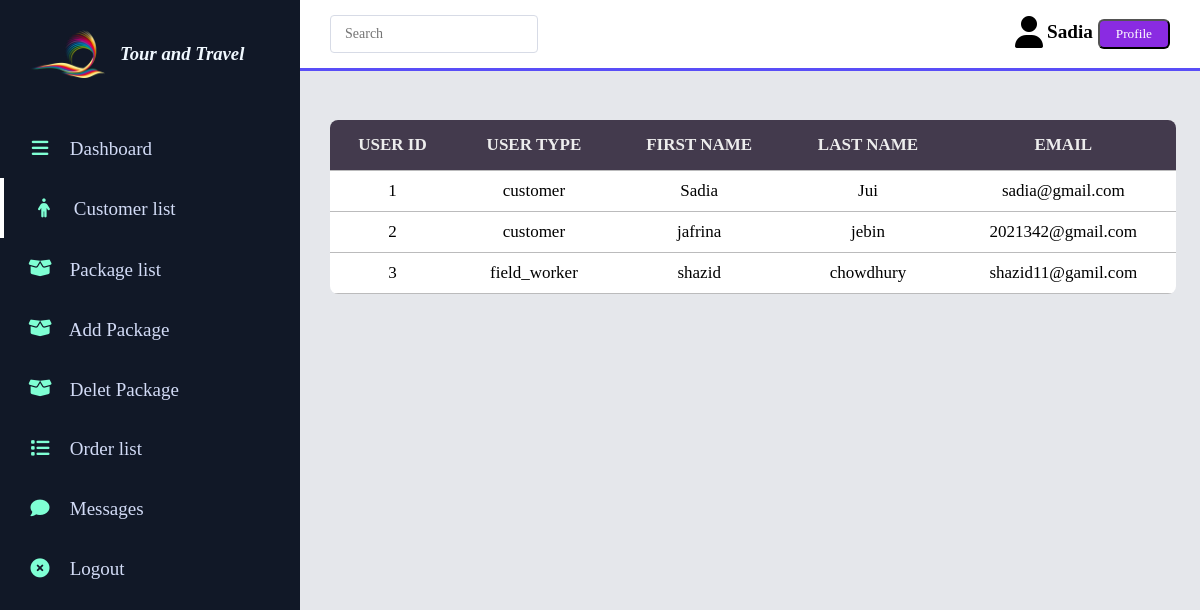
Page /customerL.php (signed in) on the committed database.
### tables this page shows
CREATE TABLE `user_t` (
  `ID` int(11) NOT NULL,
  `usertype` varchar(50) NOT NULL,
  `fname` varchar(50) NOT NULL,
  `lname` varchar(50) NOT NULL,
  `email` varchar(50) NOT NULL,
  `password` varchar(50) NOT NULL,
  `rpassword` varchar(50) NOT NULL
);

### customerL.php (the view, shortened to what this page needs)
<?php
   include 'connect.php';
  $query="SELECT * FROM user_t";
  $result= mysqli_query($con,$query);
?>
<!DOCTYPE html>
<html lang="en">
<head>
    <link rel="stylesheet" href="https://cdnjs.cloudflare.com/ajax/libs/font-awesome/6.4.2/css/all.min.css">
     <link rel="stylesheet" href="orderL.css">
</head>
<body>
    <section id="menu">
    <div class="logo">
         <img src="pngTour.png" alt="" width="90px">
         <h3><i>Tour and Travel</i></h3>
      </div>
      <div class="items">
         <li >
            <a href="adminM.php"><i class="fa-solid fa-bars"></i>
            <span>Dashboard</span></a>
        </li>
        <li>
            <a href="customerL.php"><i class="fa-solid fa-person"></i>
            <span>Customer list</span></a>
        </li>
        <li>
            <a href="adminViewP.php"><i class="fa-solid fa-box-open fa-sm"></i></i>
            <span>Package list</span></a>
        </li>
        <li>
            <a href="packageL.php"><i class="fa-solid fa-box-open fa-sm"></i></i>
            <span>Add Package</span></a>
        </li>
        <li>
            <a href="deletP.php"><i class="fa-solid fa-box-open fa-sm"></i></i>
            <span>Delet Package</span></a>
        </li>
        <li>
            <a href="orderL.php"><i class="fa-solid fa-list"></i>
            <span>Order list</span></a>
        </li>
        <li>
            <a href=""><i class="fa-solid fa-comment"></i>
            <span>Messages</span></a>
        </li>
        <li>
            <a href="logout.php"><i class="fa-solid fa-circle-xmark"></i></i>
            <span>Logout</span></a>
        </li>
      </div>
</section>
    <section class="main">
    <div class="nav">
            <div class="p1">
                <div class="search">
                     <input type="text" placeholder="Search">
                </div>
            </div>
            <div class="profile">
            <i class="fa-solid fa-user fa-2xl"></i>
             <span class="admin" >
               <?php
              $x= $_SESSION['fname'];
                echo  $x ;
                ?>
             </span>
             <button style="background:blueviolet; border-radius:6px; padding:5px 1rem ">
              <a href="" style="text-decoration:none;color:white;">Profile</a></button>
            </div>
        </div>
        <div class="board">
            <table>
                <thead>
                    <tr>
                          <td>User Id</td>
                          <td>User Type</td>
                          <td> First Name</td>
                          <td> Last Name</td>
                          <td> Email</td>
                    </tr>
                </thead>
<tbody>
<tr>
<?php
while($row= mysqli_fetch_assoc($result))
{
?>
<td><?php echo $row['ID'];
?></td>
<td>
<?php ;
echo $row['usertype'];
?>
</td>
<td>
<?php ;
echo $row['fname'];
?>
</td>
<td>
<?php ;
echo $row['lname'];
?>
</td>
<td>
<?php ;
echo $row['email'];
?>
</td>
</tr>
<?php
}
?>
                </tbody>
            </table>
        </div>
    </section>
</body>
</html>

### orderL.css (style rules this page uses)
* { margin: 0; padding: 0; box-sizing: border-box; font-family: 'Times New Roman', Times, serif; }
body { width: 100%; background: #E5E7EB; display: flex; }
#menu { background-color: #111827; height: 100%; width: 300px; position: fixed; top: 0; left: 0; }
#menu .logo { display: flex; align-items: center; color: aliceblue; padding: 30px 0 0 30px; }
#menu .logo img { padding-right: 15px; }
#menu .items { margin-top: 40px; }
#menu .items li { list-style: none; padding: 15px 0; transition: 0.3s; }
#menu .items li i { color: aquamarine; width: 30px; height: 30px; text-align: center; line-height: 30px; font-size: 19px; margin: 0 10px 0 25px; }
#menu .items li a { text-decoration: none; color: rgb(252, 250, 248); font-size: 19px; }
#menu .items li a { color: #d2dbf6; font-weight: 300px; transition: 0.3s; }
#menu .items li:nth-child(4) { border-left: 4px solid #fff; }
.main { width: calc(100% - 300px); position: relative; margin-left: 300px; }
.main .nav { display: flex; align-items: center; justify-content:space-between ; background: #fff; padding: 15px 30px; border-bottom: 3px solid #594ef7; position: fixed; width: calc(100% - 300px); }
.main .nav .search { display: flex; justify-content: flex-start; align-items: center; padding: 10px 14px; border:1px solid #d7dbe6; border-radius: 4px ; }
.main .nav .search input { border: none; outline: none; font-size: 14px; }
.main .nav .p1 { display: flex; justify-content: flex-start; align-items: center; }
table { width: 100%; border-collapse:collapse; }
tr { border-bottom: 1px solid rgb(187, 187, 188); }
thead td { font-size: 14px; text-transform: uppercase; font-weight: 800; padding: 15px; color: #ededed; }
.admin { padding-bottom :2rem ; font-size:larger; font-weight: 600; }
thead { background: #433a4d; }
tbody tr td { padding: 10px 15px; }
.board { width: 94%; margin:120px 30px 30px 30px; overflow: auto; background: #fff; border-radius: 8px; }
.board td { font-size: 600; font-size: 17px; text-align: center; }

### customerL.php (style rules this page uses)
#menu .items li:nth-child(2) { border-left: 4px solid #fff; }
#menu .items li:nth-child(4) { border-left:none; }

### rows in the picture
user_t: ID "1", usertype "customer", fname "Sadia", lname "Jui", email "sadia@gmail.com"
user_t: ID "2", usertype "customer", fname "jafrina", lname "jebin", email "2021342@gmail.com"
user_t: ID "3", usertype "field_worker", fname "shazid", lname "chowdhury", email "shazid11@gamil.com"

### other values in the picture
$x "Sadia"
